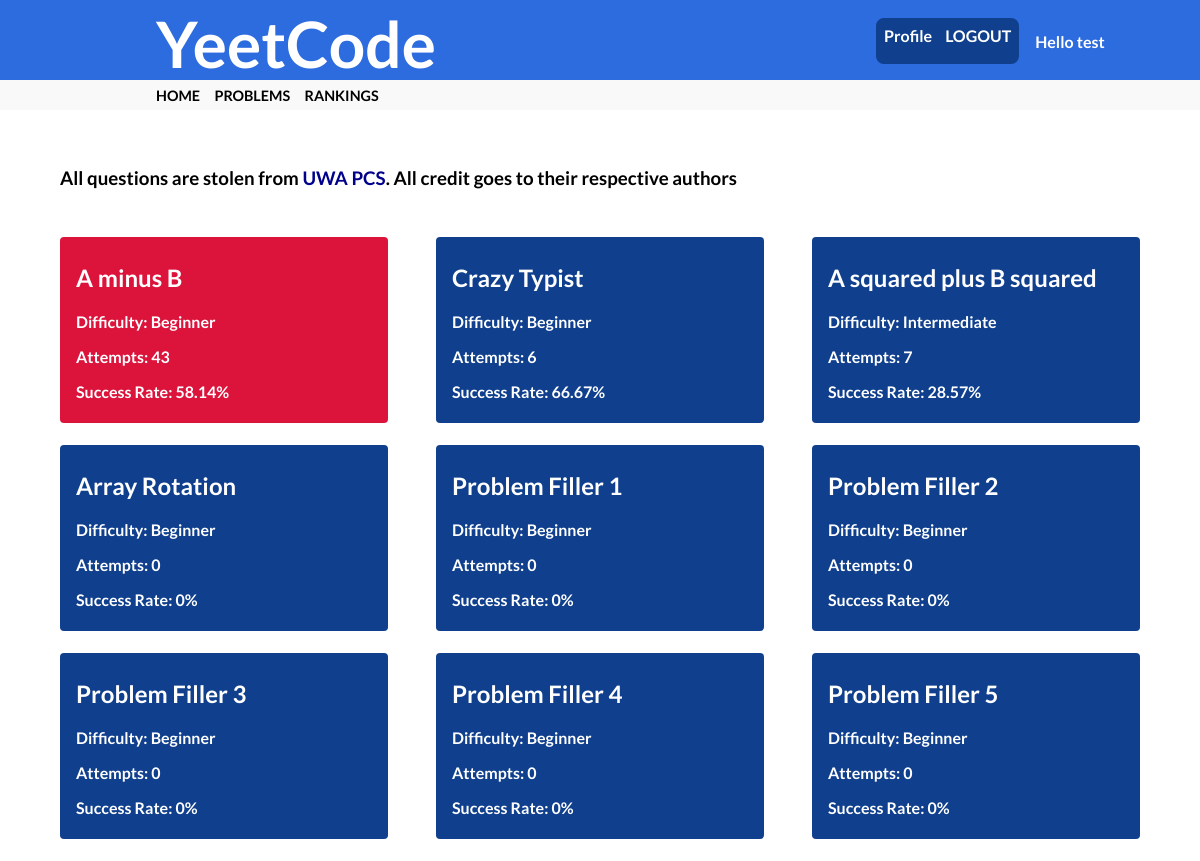
/problems (signed in), run on an earlier commit of the app's database.
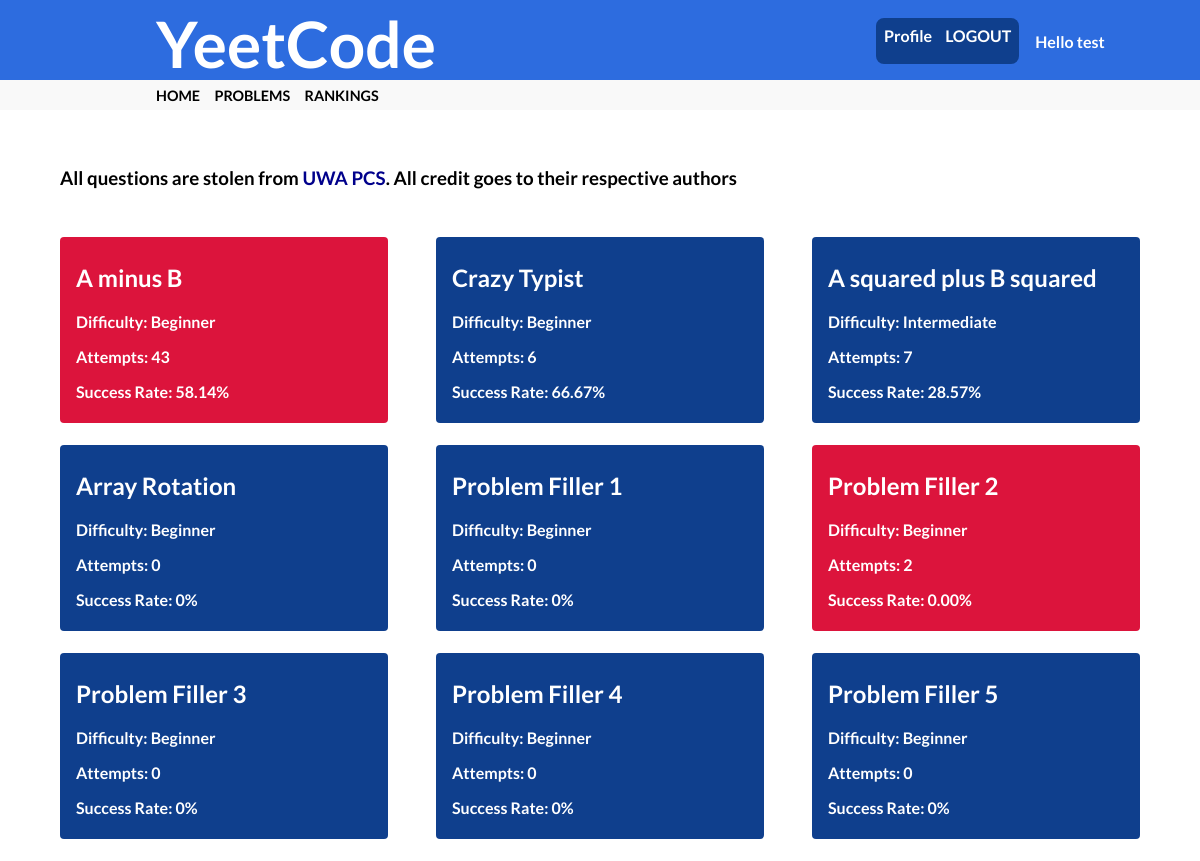
And on a later commit of the database.
### app/models.py (models this page shows, shortened)
class Problem(db.Model):
    id = db.Column(db.Integer, primary_key=True)
    title = db.Column(db.String(100), unique=True, index=True)
    urlTitle = db.Column(db.String(100), unique=True)
    difficulty = db.Column(db.Integer)
    numAttempts = db.Column(db.Integer, default=0)
    numSuccesses = db.Column(db.Integer, default=0)
    dateAdded = db.Column(db.String(10), default = date.today().strftime("%d/%m/%Y"))
    body= db.Column(db.Text())
    timeLimit = db.Column(db.Float)
    testCases = db.relationship('ProblemTestCases', backref="problem")
    problemsCompleted = db.relationship('ProblemsCompleted', backref="problem")

### app/problems/routes.py (the view)
@bp.route('/problems')
def problems():
    problems = Problem.query.all()
    status = {}
    if current_user.is_active:
        problemscompleted = ProblemsCompleted.query.filter_by(userID=current_user.id)
        for pc in problemscompleted:
            status[pc.questionID] = pc.success
    return render_template('problems/problems.html', title='Problems',
                            problems=problems, status=status)

### app/models.py (called while the page is built)
@login.user_loader
def load_user(id):
    return User.query.get(int(id))

### app/templates/problems/problems.html
{% extends "base.html" %}
{% block cssfiles %}
    <link rel="stylesheet" href="{{ url_for('static', filename='main.css')}}">
    <link rel="stylesheet" href="{{ url_for('static', filename='problems/problem.css')}}">
{% endblock %}
{% block content %}
            <h3 style="margin-left: 5%; padding-top: 1cm;">All questions are stolen from <a href="https://pcs.org.au/" style="color: darkblue;">UWA PCS</a>. All credit goes to their respective authors</h1>
            <div class=questionWrapper>
            {% for problem in problems %}
                <a class="questionBoxLink" href="{{ url_for('problems.problem', title=''.join(problem.title.split()).lower()) }}">
                {% if problem.id in status %}
                <div class="{{ 'questionBoxSolved' if status[problem.id] else 'questionBoxNotSolved'}}">
                {% else %}
            <div class="questionBox">
                {% endif %}
                    <h2> {{ problem.title }} </h2>
                    {%if problem.difficulty == '0'%}
                    <p>Difficulty: Beginner</p>
                    {%elif problem.difficulty == '1'%}
                    <p>Difficulty: Intermediate</p>
                    {%elif problem.difficulty == '2'%}
                    <p>Difficulty: advanced</p>
                    {%elif problem.difficulty == '3'%}
                    <p>Difficulty: Expert</p>
                    {% endif %}
                    <p > Attempts: {{problem.numAttempts}}</p>
                    {% if problem.numAttempts == 0%}
                        <p >Success Rate: 0%</p>
                    {% else %}
                        {% set rate = problem.numSuccesses/problem.numAttempts*100 %}
                        <p >Success Rate: {{'%0.2f' % rate|float}}%</p>
                    {%endif%}
                </div>
                </a>
            {% endfor %}
            </div>
{% endblock %}

What changed in the data, as far as the page shows it:
changed Problem "Problem Filler 2": numAttempts "0" → "2"; numSuccesses (not shown) → "0.00"; numAttempts "Success Rate: 0%" → "Success Rate: %"
